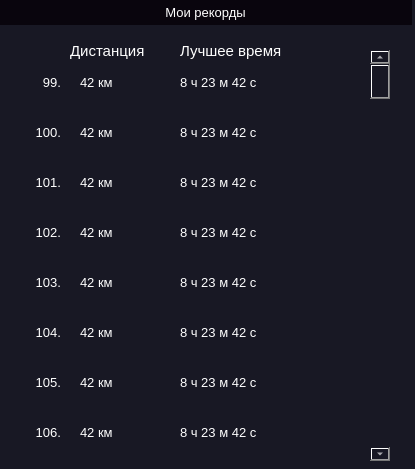
<?xml version="1.0" encoding="UTF-8"?>
<ui version="4.0">
 <class>MainWindow</class>
 <widget class="QMainWindow" name="MainWindow">
  <property name="geometry">
   <rect>
    <x>0</x>
    <y>0</y>
    <width>415</width>
    <height>469</height>
   </rect>
  </property>
  <property name="windowTitle">
   <string>MainWindow</string>
  </property>
  <property name="styleSheet">
   <string notr="true">*{
border:none;
}
</string>
  </property>
  <widget class="QWidget" name="centralwidget">
   <property name="styleSheet">
    <string notr="true">*{
background-color: rgb(24, 24, 36);
color: rgb(255, 255, 255)
}

QPushButton{
}
QPushButton::hover{
	border: 1.5px solid rgb(230, 5, 64);
	border-radius: 10px
}
QPushButton::pressed{
	border: 3px solid rgb(230, 5, 64);
}</string>
   </property>
   <widget class="QLabel" name="header_frame">
    <property name="geometry">
     <rect>
      <x>0</x>
      <y>0</y>
      <width>411</width>
      <height>25</height>
     </rect>
    </property>
    <property name="font">
     <font>
      <pointsize>10</pointsize>
     </font>
    </property>
    <property name="styleSheet">
     <string notr="true">background-color: rgb(9, 5, 13);
</string>
    </property>
    <property name="text">
     <string>Мои рекорды</string>
    </property>
    <property name="alignment">
     <set>Qt::AlignCenter</set>
    </property>
   </widget>
   <widget class="QPushButton" name="close">
    <property name="geometry">
     <rect>
      <x>387</x>
      <y>0</y>
      <width>25</width>
      <height>25</height>
     </rect>
    </property>
    <property name="cursor">
     <cursorShape>PointingHandCursor</cursorShape>
    </property>
    <property name="styleSheet">
     <string notr="true">QPushButton{
	background-color: rgb(9, 5, 13);
}
</string>
    </property>
    <property name="text">
     <string/>
    </property>
    <property name="icon">
     <iconset>
      <normaloff>icons/x.svg</normaloff>icons/x.svg</iconset>
    </property>
    <property name="iconSize">
     <size>
      <width>25</width>
      <height>25</height>
     </size>
    </property>
   </widget>
   <widget class="QLabel" name="label_2">
    <property name="geometry">
     <rect>
      <x>70</x>
      <y>40</y>
      <width>101</width>
      <height>21</height>
     </rect>
    </property>
    <property name="font">
     <font>
      <pointsize>11</pointsize>
     </font>
    </property>
    <property name="text">
     <string>Дистанция</string>
    </property>
   </widget>
   <widget class="QLabel" name="label_3">
    <property name="geometry">
     <rect>
      <x>180</x>
      <y>40</y>
      <width>151</width>
      <height>21</height>
     </rect>
    </property>
    <property name="font">
     <font>
      <pointsize>11</pointsize>
     </font>
    </property>
    <property name="text">
     <string>Лучшее время</string>
    </property>
   </widget>
   <widget class="QLabel" name="distance_1">
    <property name="geometry">
     <rect>
      <x>80</x>
      <y>70</y>
      <width>71</width>
      <height>25</height>
     </rect>
    </property>
    <property name="font">
     <font>
      <pointsize>10</pointsize>
     </font>
    </property>
    <property name="text">
     <string>42 км</string>
    </property>
   </widget>
   <widget class="QLabel" name="time_1">
    <property name="geometry">
     <rect>
      <x>180</x>
      <y>70</y>
      <width>111</width>
      <height>25</height>
     </rect>
    </property>
    <property name="font">
     <font>
      <pointsize>10</pointsize>
     </font>
    </property>
    <property name="text">
     <string>8 ч 23 м 42 с</string>
    </property>
   </widget>
   <widget class="QLabel" name="number_1">
    <property name="geometry">
     <rect>
      <x>30</x>
      <y>70</y>
      <width>31</width>
      <height>25</height>
     </rect>
    </property>
    <property name="font">
     <font>
      <pointsize>10</pointsize>
     </font>
    </property>
    <property name="text">
     <string>99.</string>
    </property>
    <property name="alignment">
     <set>Qt::AlignRight|Qt::AlignTrailing|Qt::AlignVCenter</set>
    </property>
   </widget>
   <widget class="QPushButton" name="share_1">
    <property name="geometry">
     <rect>
      <x>320</x>
      <y>70</y>
      <width>25</width>
      <height>25</height>
     </rect>
    </property>
    <property name="cursor">
     <cursorShape>PointingHandCursor</cursorShape>
    </property>
    <property name="text">
     <string/>
    </property>
    <property name="icon">
     <iconset>
      <normaloff>icons/share-2.svg</normaloff>icons/share-2.svg</iconset>
    </property>
   </widget>
   <widget class="QLabel" name="time_2">
    <property name="geometry">
     <rect>
      <x>180</x>
      <y>120</y>
      <width>111</width>
      <height>25</height>
     </rect>
    </property>
    <property name="font">
     <font>
      <pointsize>10</pointsize>
     </font>
    </property>
    <property name="text">
     <string>8 ч 23 м 42 с</string>
    </property>
   </widget>
   <widget class="QLabel" name="distance_2">
    <property name="geometry">
     <rect>
      <x>80</x>
      <y>120</y>
      <width>71</width>
      <height>25</height>
     </rect>
    </property>
    <property name="font">
     <font>
      <pointsize>10</pointsize>
     </font>
    </property>
    <property name="text">
     <string>42 км</string>
    </property>
   </widget>
   <widget class="QLabel" name="number_2">
    <property name="geometry">
     <rect>
      <x>30</x>
      <y>120</y>
      <width>31</width>
      <height>25</height>
     </rect>
    </property>
    <property name="font">
     <font>
      <pointsize>10</pointsize>
     </font>
    </property>
    <property name="text">
     <string>100.</string>
    </property>
    <property name="alignment">
     <set>Qt::AlignRight|Qt::AlignTrailing|Qt::AlignVCenter</set>
    </property>
   </widget>
   <widget class="QPushButton" name="share_2">
    <property name="geometry">
     <rect>
      <x>320</x>
      <y>120</y>
      <width>25</width>
      <height>25</height>
     </rect>
    </property>
    <property name="cursor">
     <cursorShape>PointingHandCursor</cursorShape>
    </property>
    <property name="text">
     <string/>
    </property>
    <property name="icon">
     <iconset>
      <normaloff>icons/share-2.svg</normaloff>icons/share-2.svg</iconset>
    </property>
   </widget>
   <widget class="QLabel" name="time_3">
    <property name="geometry">
     <rect>
      <x>180</x>
      <y>170</y>
      <width>111</width>
      <height>25</height>
     </rect>
    </property>
    <property name="font">
     <font>
      <pointsize>10</pointsize>
     </font>
    </property>
    <property name="text">
     <string>8 ч 23 м 42 с</string>
    </property>
   </widget>
   <widget class="QPushButton" name="share_3">
    <property name="geometry">
     <rect>
      <x>320</x>
      <y>170</y>
      <width>25</width>
      <height>25</height>
     </rect>
    </property>
    <property name="cursor">
     <cursorShape>PointingHandCursor</cursorShape>
    </property>
    <property name="text">
     <string/>
    </property>
    <property name="icon">
     <iconset>
      <normaloff>icons/share-2.svg</normaloff>icons/share-2.svg</iconset>
    </property>
   </widget>
   <widget class="QLabel" name="number_3">
    <property name="geometry">
     <rect>
      <x>30</x>
      <y>170</y>
      <width>31</width>
      <height>25</height>
     </rect>
    </property>
    <property name="font">
     <font>
      <pointsize>10</pointsize>
     </font>
    </property>
    <property name="text">
     <string>101.</string>
    </property>
    <property name="alignment">
     <set>Qt::AlignRight|Qt::AlignTrailing|Qt::AlignVCenter</set>
    </property>
   </widget>
   <widget class="QLabel" name="distance_3">
    <property name="geometry">
     <rect>
      <x>80</x>
      <y>170</y>
      <width>71</width>
      <height>25</height>
     </rect>
    </property>
    <property name="font">
     <font>
      <pointsize>10</pointsize>
     </font>
    </property>
    <property name="text">
     <string>42 км</string>
    </property>
   </widget>
   <widget class="QScrollBar" name="verticalScrollBar">
    <property name="geometry">
     <rect>
      <x>370</x>
      <y>50</y>
      <width>20</width>
      <height>411</height>
     </rect>
    </property>
    <property name="styleSheet">
     <string notr="true"/>
    </property>
    <property name="orientation">
     <enum>Qt::Vertical</enum>
    </property>
   </widget>
   <widget class="QLabel" name="distance_6">
    <property name="geometry">
     <rect>
      <x>80</x>
      <y>320</y>
      <width>71</width>
      <height>25</height>
     </rect>
    </property>
    <property name="font">
     <font>
      <pointsize>10</pointsize>
     </font>
    </property>
    <property name="text">
     <string>42 км</string>
    </property>
   </widget>
   <widget class="QLabel" name="time_6">
    <property name="geometry">
     <rect>
      <x>180</x>
      <y>320</y>
      <width>111</width>
      <height>25</height>
     </rect>
    </property>
    <property name="font">
     <font>
      <pointsize>10</pointsize>
     </font>
    </property>
    <property name="text">
     <string>8 ч 23 м 42 с</string>
    </property>
   </widget>
   <widget class="QLabel" name="time_4">
    <property name="geometry">
     <rect>
      <x>180</x>
      <y>220</y>
      <width>111</width>
      <height>25</height>
     </rect>
    </property>
    <property name="font">
     <font>
      <pointsize>10</pointsize>
     </font>
    </property>
    <property name="text">
     <string>8 ч 23 м 42 с</string>
    </property>
   </widget>
   <widget class="QLabel" name="number_5">
    <property name="geometry">
     <rect>
      <x>30</x>
      <y>270</y>
      <width>31</width>
      <height>25</height>
     </rect>
    </property>
    <property name="font">
     <font>
      <pointsize>10</pointsize>
     </font>
    </property>
    <property name="text">
     <string>103.</string>
    </property>
    <property name="alignment">
     <set>Qt::AlignRight|Qt::AlignTrailing|Qt::AlignVCenter</set>
    </property>
   </widget>
   <widget class="QPushButton" name="share_4">
    <property name="geometry">
     <rect>
      <x>320</x>
      <y>220</y>
      <width>25</width>
      <height>25</height>
     </rect>
    </property>
    <property name="cursor">
     <cursorShape>PointingHandCursor</cursorShape>
    </property>
    <property name="text">
     <string/>
    </property>
    <property name="icon">
     <iconset>
      <normaloff>icons/share-2.svg</normaloff>icons/share-2.svg</iconset>
    </property>
   </widget>
   <widget class="QLabel" name="time_5">
    <property name="geometry">
     <rect>
      <x>180</x>
      <y>270</y>
      <width>111</width>
      <height>25</height>
     </rect>
    </property>
    <property name="font">
     <font>
      <pointsize>10</pointsize>
     </font>
    </property>
    <property name="text">
     <string>8 ч 23 м 42 с</string>
    </property>
   </widget>
   <widget class="QPushButton" name="share_5">
    <property name="geometry">
     <rect>
      <x>320</x>
      <y>270</y>
      <width>25</width>
      <height>25</height>
     </rect>
    </property>
    <property name="cursor">
     <cursorShape>PointingHandCursor</cursorShape>
    </property>
    <property name="text">
     <string/>
    </property>
    <property name="icon">
     <iconset>
      <normaloff>icons/share-2.svg</normaloff>icons/share-2.svg</iconset>
    </property>
   </widget>
   <widget class="QLabel" name="number_4">
    <property name="geometry">
     <rect>
      <x>30</x>
      <y>220</y>
      <width>31</width>
      <height>25</height>
     </rect>
    </property>
    <property name="font">
     <font>
      <pointsize>10</pointsize>
     </font>
    </property>
    <property name="text">
     <string>102.</string>
    </property>
    <property name="alignment">
     <set>Qt::AlignRight|Qt::AlignTrailing|Qt::AlignVCenter</set>
    </property>
   </widget>
   <widget class="QLabel" name="distance_4">
    <property name="geometry">
     <rect>
      <x>80</x>
      <y>220</y>
      <width>71</width>
      <height>25</height>
     </rect>
    </property>
    <property name="font">
     <font>
      <pointsize>10</pointsize>
     </font>
    </property>
    <property name="text">
     <string>42 км</string>
    </property>
   </widget>
   <widget class="QPushButton" name="share_6">
    <property name="geometry">
     <rect>
      <x>320</x>
      <y>320</y>
      <width>25</width>
      <height>25</height>
     </rect>
    </property>
    <property name="cursor">
     <cursorShape>PointingHandCursor</cursorShape>
    </property>
    <property name="text">
     <string/>
    </property>
    <property name="icon">
     <iconset>
      <normaloff>icons/share-2.svg</normaloff>icons/share-2.svg</iconset>
    </property>
   </widget>
   <widget class="QLabel" name="number_6">
    <property name="geometry">
     <rect>
      <x>30</x>
      <y>320</y>
      <width>31</width>
      <height>25</height>
     </rect>
    </property>
    <property name="font">
     <font>
      <pointsize>10</pointsize>
     </font>
    </property>
    <property name="text">
     <string>104.</string>
    </property>
    <property name="alignment">
     <set>Qt::AlignRight|Qt::AlignTrailing|Qt::AlignVCenter</set>
    </property>
   </widget>
   <widget class="QLabel" name="distance_5">
    <property name="geometry">
     <rect>
      <x>80</x>
      <y>270</y>
      <width>71</width>
      <height>25</height>
     </rect>
    </property>
    <property name="font">
     <font>
      <pointsize>10</pointsize>
     </font>
    </property>
    <property name="text">
     <string>42 км</string>
    </property>
   </widget>
   <widget class="QLabel" name="time_7">
    <property name="geometry">
     <rect>
      <x>180</x>
      <y>370</y>
      <width>111</width>
      <height>25</height>
     </rect>
    </property>
    <property name="font">
     <font>
      <pointsize>10</pointsize>
     </font>
    </property>
    <property name="text">
     <string>8 ч 23 м 42 с</string>
    </property>
   </widget>
   <widget class="QLabel" name="distance_7">
    <property name="geometry">
     <rect>
      <x>80</x>
      <y>370</y>
      <width>71</width>
      <height>25</height>
     </rect>
    </property>
    <property name="font">
     <font>
      <pointsize>10</pointsize>
     </font>
    </property>
    <property name="text">
     <string>42 км</string>
    </property>
   </widget>
   <widget class="QLabel" name="time_8">
    <property name="geometry">
     <rect>
      <x>180</x>
      <y>420</y>
      <width>111</width>
      <height>25</height>
     </rect>
    </property>
    <property name="font">
     <font>
      <pointsize>10</pointsize>
     </font>
    </property>
    <property name="text">
     <string>8 ч 23 м 42 с</string>
    </property>
   </widget>
   <widget class="QLabel" name="number_8">
    <property name="geometry">
     <rect>
      <x>30</x>
      <y>420</y>
      <width>31</width>
      <height>25</height>
     </rect>
    </property>
    <property name="font">
     <font>
      <pointsize>10</pointsize>
     </font>
    </property>
    <property name="text">
     <string>106.</string>
    </property>
    <property name="alignment">
     <set>Qt::AlignRight|Qt::AlignTrailing|Qt::AlignVCenter</set>
    </property>
   </widget>
   <widget class="QPushButton" name="share_8">
    <property name="geometry">
     <rect>
      <x>320</x>
      <y>420</y>
      <width>25</width>
      <height>25</height>
     </rect>
    </property>
    <property name="cursor">
     <cursorShape>PointingHandCursor</cursorShape>
    </property>
    <property name="text">
     <string/>
    </property>
    <property name="icon">
     <iconset>
      <normaloff>icons/share-2.svg</normaloff>icons/share-2.svg</iconset>
    </property>
   </widget>
   <widget class="QLabel" name="distance_8">
    <property name="geometry">
     <rect>
      <x>80</x>
      <y>420</y>
      <width>71</width>
      <height>25</height>
     </rect>
    </property>
    <property name="font">
     <font>
      <pointsize>10</pointsize>
     </font>
    </property>
    <property name="text">
     <string>42 км</string>
    </property>
   </widget>
   <widget class="QPushButton" name="share_7">
    <property name="geometry">
     <rect>
      <x>320</x>
      <y>370</y>
      <width>25</width>
      <height>25</height>
     </rect>
    </property>
    <property name="cursor">
     <cursorShape>PointingHandCursor</cursorShape>
    </property>
    <property name="text">
     <string/>
    </property>
    <property name="icon">
     <iconset>
      <normaloff>icons/share-2.svg</normaloff>icons/share-2.svg</iconset>
    </property>
   </widget>
   <widget class="QLabel" name="number_7">
    <property name="geometry">
     <rect>
      <x>30</x>
      <y>370</y>
      <width>31</width>
      <height>25</height>
     </rect>
    </property>
    <property name="font">
     <font>
      <pointsize>10</pointsize>
     </font>
    </property>
    <property name="text">
     <string>105.</string>
    </property>
    <property name="alignment">
     <set>Qt::AlignRight|Qt::AlignTrailing|Qt::AlignVCenter</set>
    </property>
   </widget>
   <zorder>header_frame</zorder>
   <zorder>label_2</zorder>
   <zorder>label_3</zorder>
   <zorder>distance_1</zorder>
   <zorder>time_1</zorder>
   <zorder>number_1</zorder>
   <zorder>share_1</zorder>
   <zorder>time_2</zorder>
   <zorder>distance_2</zorder>
   <zorder>number_2</zorder>
   <zorder>share_2</zorder>
   <zorder>time_3</zorder>
   <zorder>share_3</zorder>
   <zorder>number_3</zorder>
   <zorder>distance_3</zorder>
   <zorder>verticalScrollBar</zorder>
   <zorder>distance_6</zorder>
   <zorder>time_6</zorder>
   <zorder>time_4</zorder>
   <zorder>number_5</zorder>
   <zorder>share_4</zorder>
   <zorder>time_5</zorder>
   <zorder>share_5</zorder>
   <zorder>number_4</zorder>
   <zorder>distance_4</zorder>
   <zorder>share_6</zorder>
   <zorder>number_6</zorder>
   <zorder>distance_5</zorder>
   <zorder>time_7</zorder>
   <zorder>distance_7</zorder>
   <zorder>time_8</zorder>
   <zorder>number_8</zorder>
   <zorder>share_8</zorder>
   <zorder>distance_8</zorder>
   <zorder>share_7</zorder>
   <zorder>number_7</zorder>
   <zorder>close</zorder>
  </widget>
 </widget>
 <resources>
  <include location="icons.qrc"/>
 </resources>
 <connections/>
</ui>
